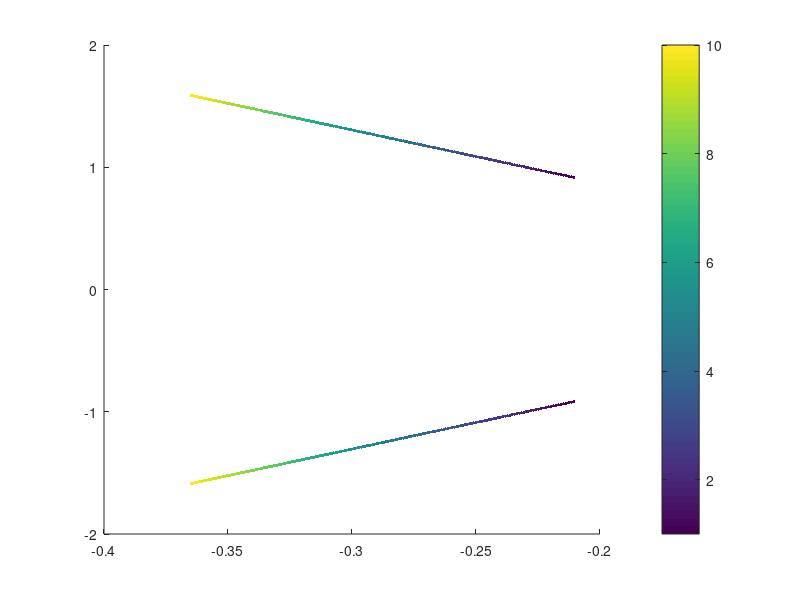

The MATLAB script that drew this image: (Note: this script raises an error after producing the figure.)
%%%%%%%%%%%%%%%%%%%%%%%%%%%%%%%%%%%%%%%%%%%%%%%%%%%%%%%%%%%%%%%%%%%%%%%%%%%
% Author: Samuel Razumovskiy
% Date written: 10/24/19
% Date modified: 10/31/19
% 
% Purpose: Finding the effect of adding control to a 747
%
%%%%%%%%%%%%%%%%%%%%%%%%%%%%%%%%%%%%%%%%%%%%%%%%%%%%%%%%%%%%%%%%%%%%%%%%%%%

clear,clc,close all

% Defining all the variables
Xu = -712.6;
Xw = 22561;
Xq = 0;
Xwd = 0;
Xdel = 177653;
Zu = -19584;
Zw = -124932;
Zq = -561782;
Zwd = 4529.7;
Zdel = -1.48e6;
Mu = 36367;
Mw = -250289;
Mq = -1.89e7;
Mwd = -18406;
Mdel = -4.89e7;
exz = -6.8;
Ix = 2.468e7;
Iy = 4.488e7;
Iz = 6.738e7;
Izx = 1.315e6;
m = 6.366e5*4.448/9.81;
V = 157.9;
g = 9.81;
u0 = V*cosd(exz);
S = 510.9667;
c = 8.324;

% Defining equations using variables
Xup = Xu*cosd(exz)^2-(Xw+Zu)*sind(exz)*cosd(exz)+Zw*sind(exz)^2;
Xwp = Xw*cosd(exz)^2+(Xu-Zw)*sind(exz)*cosd(exz)-Zu*sind(exz)^2;
Xqp = Xq*cosd(exz)-Zq*sind(exz);
Xudp = Zwd*sin(exz)^2;
Xwdp = -Zwd*sind(exz)*cosd(exz);
Zup = Zu*cosd(exz)^2-(Zw-Xu)*sind(exz)*cosd(exz)-Xw*sind(exz)^2;
Zwp = Zw*cosd(exz)^2+(Zu+Xw)*sind(exz)*cosd(exz)+Xu*sind(exz)^2;
Zqp = Zq*cosd(exz)+Xq*sind(exz);
Zudp = -Zwd*sind(exz)*cosd(exz);
Zwdp = Zwd*cosd(exz)^2;
Mup = Mu*cosd(exz)-Mw*sind(exz);
Mwp = Mw*cosd(exz)+Mu*sind(exz);
Mqp = Mq;
Mudp = -Mwd*sind(exz);
Mwdp = Mwd*cosd(exz);

% Calculating the A matrix
A = [Xup/m,Xwp/m,0,-g;Zup/(m-Zwdp),Zwp/(m-Zwdp),(Zqp+m*u0)/(m-Zwdp),0;...
    1/Iy*(Mup+(Mwdp*Zup/(m-Zwdp))),1/Iy*(Mwp+(Mwdp*Zwp/(m-Zwdp))),1/Iy*(Mqp+(Mwdp*(Zup+m*u0)/(m-Zwdp))),0;
    0,0,1,0];

%% Problem 3a
% Using coefficients of stability derivatives provided
Cxde = -3.818e-6;
Czde = -0.3648;
Cmde = -1.444;
rho = .65283;

Xde = Cxde*1/2*rho*u0^2*S;
Zde = Czde*1/2*rho*u0^2*S;
Mde = Cmde*1/2*rho*u0^2*S*c;

zeta0 = -Mqp/(Iy*2*sqrt(-u0*Mwp/Iy));
ks = 1:0.01:3;
for i = 1:numel(ks)
    k2 = (u0*Mwp*(1-ks(i)))/Mde;
    k1 = Mqp/Mde+Iy/Mde*2*zeta0*sqrt(-ks(i)*u0*Mwp/Iy);
    Ashort = [(Mqp-k1*Mde)/Iy,(u0*Mwp-k2*Mde)/Iy;1,0];
    [V,D] = eig(Ashort);
    lam1(i) = D(1);
    lam2(i) = D(2,2);
end
figure
hold on
c = linspace(1,10,length(ks));
scatter(real(lam1),imag(lam1),5,c,'filled')
scatter(real(lam2),imag(lam2),5,c,'filled')
colorbar('Ticks',linspace(1,10,5),'TickLabels',{'k_s=1','k_s=1.5','k_s=2','k_s=2.5','k_s=3'});
xlabel('Re')
ylabel('Im')
title('Short Period Eigen Values')

%% Problem 3b
clear lam1 lam2
B = [Xde/m,0;Zde/(m-Zwdp),0;Mde/Iy+(Mwdp*Zde/(Iy*(m-Zwdp))),0;0,0];

for i = 1:numel(ks)
    k2 = (u0*Mwp*(1-ks(i)))/Mde;
    k1 = Mqp/Mde+Iy/Mde*2*zeta0*sqrt(-ks(i)*u0*Mwp/Iy);
    K = [0,0,-k1,-k2;0,0,0,0];
    FullLin = A+B*K;
    [V,D] = eig(FullLin);
    lam1(i) = D(1);
    lam2(i) = D(2,2);
    lam3(i) = D(3,3);
    lam4(i) = D(4,4);
end
figure
hold on
grid on
scatter(real(lam1),imag(lam1),5,c,'filled')
scatter(real(lam2),imag(lam2),5,c,'filled')
scatter(real(lam3),imag(lam3),5,c,'filled')
scatter(real(lam4),imag(lam4),5,c,'filled')
colorbar('Ticks',linspace(1,10,5),'TickLabels',{'k_s=1','k_s=1.5','k_s=2','k_s=2.5','k_s=3'});
xlabel('Re')
ylabel('Im')
title('Full Linearized Eigen Values')

%% Problem 3c
ks = [1,2];
for ks = ks
    k2 = (u0*Mwp*(1-ks))/Mde;
    k1 = Mqp/Mde+Iy/Mde*2*zeta0*sqrt(-ks*u0*Mwp/Iy);
    K = [0,0,-k1,-k2;0,0,0,0];
    
    tspan = [0 100];
    
    pos_N = 0; pos_E = 0; pos_D = 0; % m E frame
    u = 0; v = 0; w = 0; % m/s B frame
    y_trans = [pos_N; pos_E; pos_D; u; v; w];
    
    psi = 0; theta = 0.1; phi = 0; % rad
    p = 0; q = 0; r = 0; % rad/s B frame
    y_rot = [psi; theta; phi; p; q; r];
    
    y = [y_trans;y_rot];
    opt = odeset('maxstep',0.01);
    
    [t,pos] = ode45(@(t,y)linearized_Aircraft_ODE(t,y,u0,A,B,K),tspan,y,opt);
    
    figure
    value = sprintf("%1.f",ks);
    sgtitle(strcat('{\Delta}{\Theta}=0.1 k_s = ',value))
    subplot(3,2,1)
    plot(t,pos(:,1),'r')
    title('Position')
    ylabel('N (m)')
    grid on
    
    subplot(3,2,3)
    plot(t,pos(:,2),'b')
    ylabel('E (m)')
    grid on
    
    subplot(3,2,5)
    plot(t,pos(:,3),'g')
    ylabel('D (m)')
    xlabel('Time (s)')
    grid on
    
    subplot(3,2,2)
    plot(t,pos(:,8).*180./pi,'r')
    title("Orientation")
    ylabel("\theta (deg)")
    grid on
    
    subplot(3,2,4)
    plot(t,pos(:,9).*180./pi,'b')
    ylabel("\phi (deg)")
    grid on
    
    subplot(3,2,6)
    plot(t,pos(:,7).*180./pi,'g')
    ylabel("\psi (deg)")
    xlabel('Time (s)')
    grid on
end

%% Functions Called
% The following functions were built and called as part of this assignment.
%
% <include>linearized_Aircraft_ODE.m</include>
